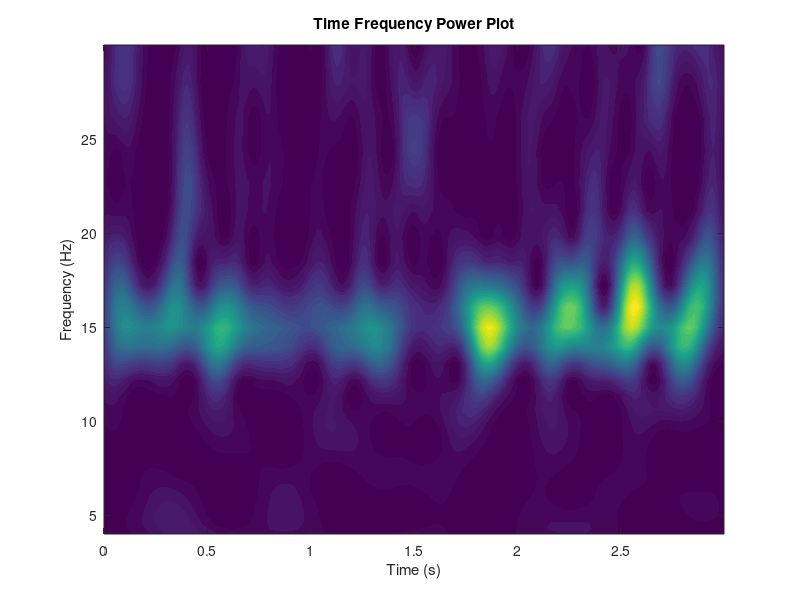

This figure's MATLAB source: (Note: this script raises an error after producing the figure.)
clear 

%% Setup Parameters
srate = 1000;           % in Hz
wavelt = -2:1/srate:2;  % best practice to have 0 in the center of the wavelet

% Frequency parameters
min_freq = 4; % Hz
max_freq = 30; % Hz
num_freq = 30; % count
frex = logspace(log10(min_freq),log10(max_freq),num_freq);

% different wavelet widths (number of wavelet cycles)
range_cycles = [ 4 10 ];
nCycles = logspace(log10(range_cycles(1)),log10(range_cycles(end)),num_freq);

% time vector
pnts   = 3000;
times = (0:pnts-1)/srate;

for trials = 1:40
    %% transient oscillations w/ Gaussian

    % Gaussian and sine parameters
    peaktime = 2; % seconds
    width    = .12;
    sinefreq = 15; % for sine wave

    % create Gaussian taper
    gaus = exp( -(times-peaktime).^2 / (2*width^2) );

    % trial-unique sine wave
    cosw = cos(2*pi*sinefreq*times);

    data = randn(1,3000) + 0.4*(cosw);% .* gaus

    %% Initialise loops

    dataR = reshape(data,1,[]);

    % Initialise the time frequency matrix 
    %(number of frequencies by the length of the time vector)
    tf = zeros(num_freq, length(data));

    % Initialise the ITPC matrix 
    %(number of frequencies by the length of the time vector)
    itpc = zeros(num_freq, length(data));

    % N's for convolution
    nData = length(dataR);
    nKern = length(wavelt);
    nConv = nData + nKern - 1;
    half_wave = floor(nKern/2);

    % FFT for data
    dataX = fft(dataR, nConv);

    for fi=1:num_freq

        % create wavelet and get its FFT
        s = nCycles(fi)/(2*pi*frex(fi));
        cmw = exp(2*1i*pi*frex(fi).*wavelt) .* exp(-wavelt.^2./(2*s^2)); % Morlet Wavelet

        kernel = fft(cmw, nConv);
        % max-value normalize the spectrum of the wavelet
        kernel = kernel ./ max(kernel); 

        % Convolve
        as = ifft(dataX.*kernel);
        as = as(half_wave+1:end-half_wave);
        %as = reshape(as, length(data),[]); 

        %Compute time frequency power
        tf(fi,:) = tf(fi,:) + abs(as).^2;

        % compute ITPC
        itpc(fi,:) = itpc(fi,:) + abs(mean(exp(1i*angle(as)),2));

    end
end

% Average time frequency power matrix and ITPC over number of trials
tf = tf*(1/40);

%% Plotting 

% Time Axis Setup
timeAxis = (0:length(data)-1)/srate;

figure(10), clf

%Time Frequency Power Plot
%s1 = subplot(121);
contourf(timeAxis,frex,tf,40,'linecolor','none')
%conofinf('morl',dataR,length(data),data(1:1594),'plot');
xlabel('Time (s)'), ylabel('Frequency (Hz)'), title("Time Frequency Power Plot")
colormap(s1,jet);

% % ITPC Plot
% s2 = subplot(122);
% contourf(timeAxis,frex,itpc,40,'linecolor','none')
% xlabel('Time (s)'), ylabel('Frequency (Hz)'), title("ITPC")
% colormap(s2,jet);
